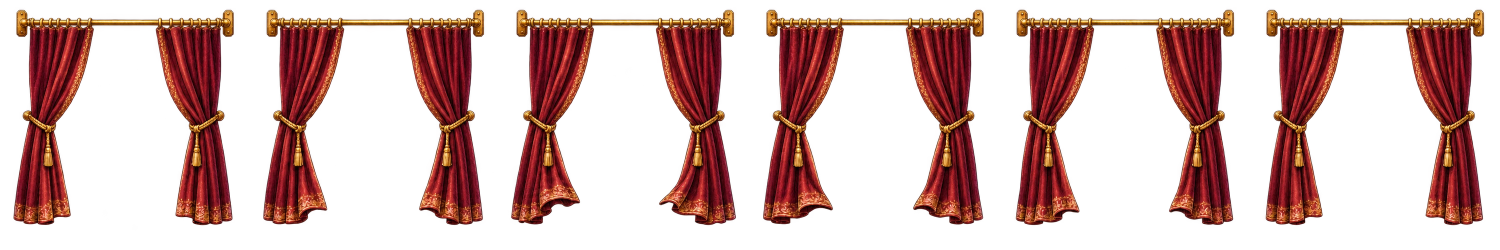
#> input picture production/stages/mansao/animations/cortinas-vento.webp, 3000 x 500 px, given in place of parede-bordo.png, which was not available (shown at 1/2 size)
$ python export-mansao.py ../production/stages/mansao/animations/cortinas-vento.webp
#> lines starting #> are read from the running program, lines starting #| are printed output that depends on the picture
#!/usr/bin/env python3
"""Exporta os assets da sala; preserva mestres e só aplica crop/escala/registro/encoding."""
from pathlib import Path
from PIL import Image,ImageDraw,ImageFont
import json,hashlib,shutil,sys
ROOT=Path(__file__).resolve().parents[1];PACK=ROOT/'production/stages/mansao';SOURCE=PACK/'source';assets={};missing=[]
for folder in ['layers','ground','props','animations','fx','graphics','ui','source/pranchas','source/referencias']: (PACK/folder).mkdir(parents=True,exist_ok=True)
def record(k,path,kind,frames=1,**more):
 p=PACK/path;b=p.read_bytes();a=dict(path=path,kind=kind,frames=frames,bytes=len(b),sha256=hashlib.sha256(b).hexdigest(),**more)
 if kind!='audio':
  im=Image.open(p);a.update(width=im.width,height=im.height,alpha='A' in im.getbands())
 assets[k]=a
static={'parede-bordo':('layers',2600),'marmore':('ground',2600),'lambri':('props',1600),'porta-capangas':('props',1024),'moldura-janela':('props',1200),'vista-jardim':('props',1200),'sofa-bordo':('props',1024),'mesa-telefone':('props',700),'telefone-preto':('props',512),'retrato-fujao':('props',768),'sanca-dourada':('props',1600),'palmeira-vaso':('props',768),'lareira-marmore':('props',900),'arandela':('props',512)}
for k,(folder,maxsize) in static.items():
 src=SOURCE/'generated'/f'{k}.png';im=Image.open(src).convert('RGBA');box=im.getchannel('A').point(lambda v:255 if v>3 else 0).getbbox()
#> further down, im is the input picture: PIL image 3000x500 RGBA; mean R, G, B, A 49.9, 15.4, 11.7, 83.6
#> after `box = im.getchannel('A').point(lambda v: 255 if v > 3 else 0).getbbox(`: box = (26, 17, 2971, 453)
 if k=='parede-bordo':box=(0,0,1536,488);im=im.crop(box).resize((2600,826),Image.Resampling.LANCZOS)
#> after `im = im.crop(box).resize((2600, 826), Image.Resampling.LANCZOS)`:
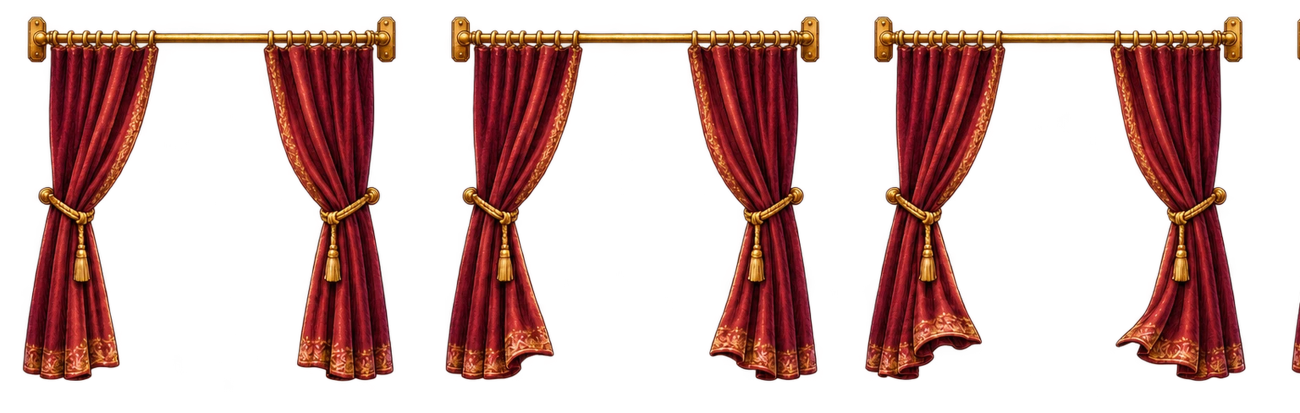
#> im: PIL image 2600x826 RGBA (shown at 1/2 size); mean R, G, B, A 48.9, 15.3, 11.5, 84; transparent parts drawn white
 elif k=='marmore':box=(0,240,1536,900);im=im.crop(box).resize((2600,610),Image.Resampling.LANCZOS)
 else:im=im.crop(box);im.thumbnail((maxsize,maxsize),Image.Resampling.LANCZOS)
 path=folder+'/'+k+'.webp';im.save(PACK/path,'WEBP',quality=92,method=4,exact=True)
 record(k,path,'layer' if folder=='layers' else 'ground' if folder=='ground' else 'prop',origin='generated',source=str(src.relative_to(PACK)),sourceCrop=box)
#> pass 2 of the loop `for k,(folder,maxsize) in static.items():`:
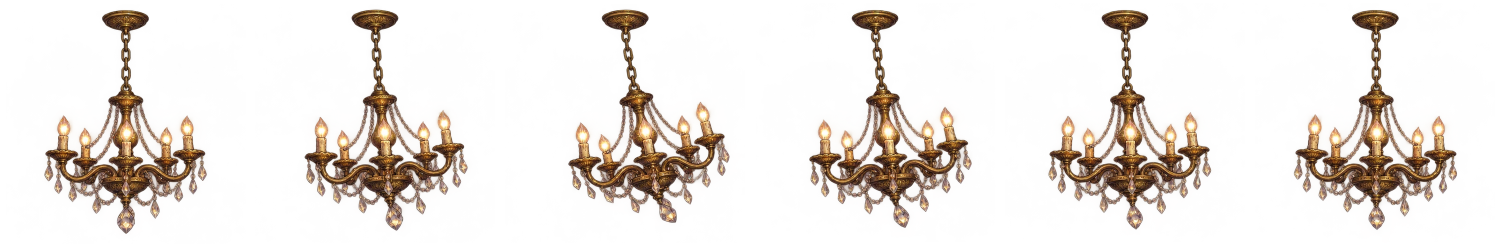
#> input picture production/stages/mansao/animations/lustre-balanco.webp, 3000 x 500 px, given in place of marmore.png, which was not available (shown at 1/2 size)
#> im is the input picture: PIL image 3000x500 RGBA; mean R, G, B, A 44.2, 28.1, 20.5, 38.8
#> box = (87, 17, 2915, 471)
#> `im = im.crop(box).resize((2600, 610), Image.Resampling.LANCZOS)`:
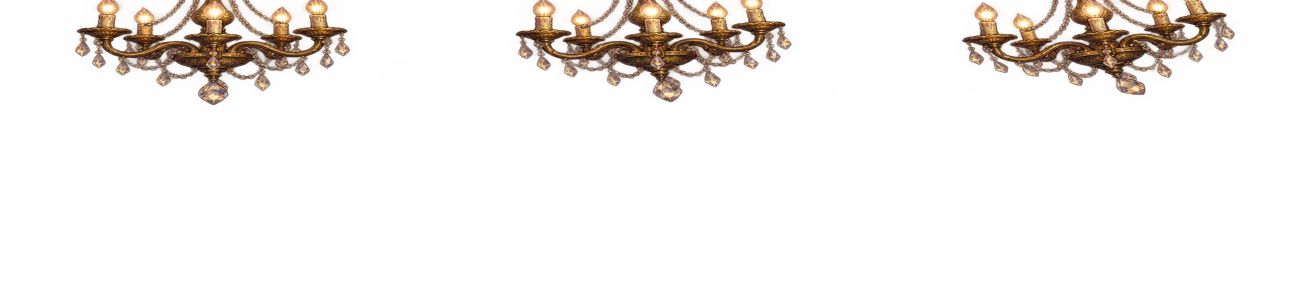
#> im: PIL image 2600x610 RGBA (shown at 1/2 size); mean R, G, B, A 24.8, 16.9, 12.7, 22.9; transparent parts drawn white
#> (the run stopped early here; a loop or call above may not have finished)
